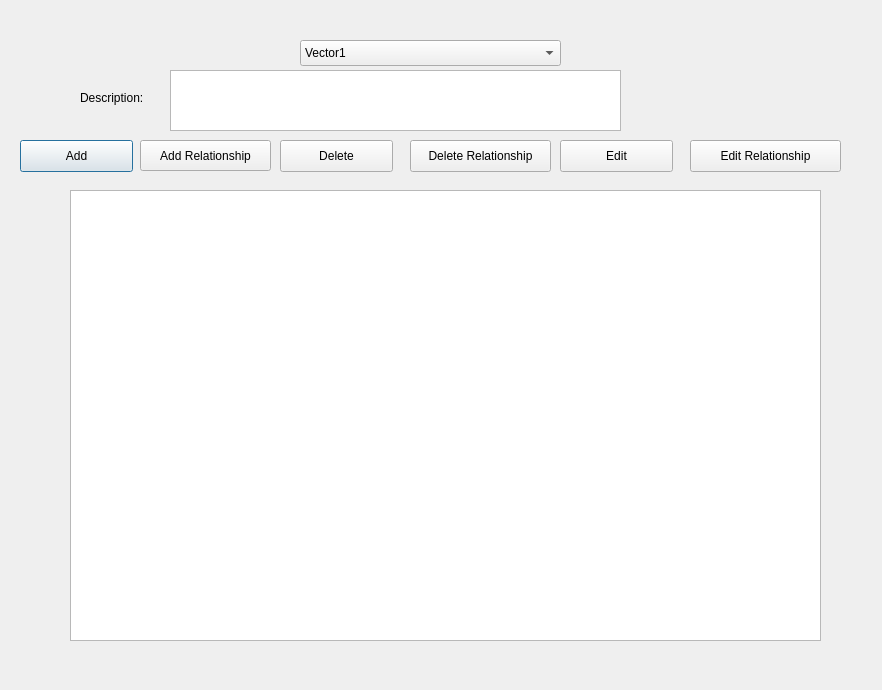
<?xml version="1.0" encoding="UTF-8"?>
<ui version="4.0">
 <class>Dialog</class>
 <widget class="QDialog" name="Dialog">
  <property name="geometry">
   <rect>
    <x>0</x>
    <y>0</y>
    <width>882</width>
    <height>690</height>
   </rect>
  </property>
  <property name="windowTitle">
   <string>Dialog</string>
  </property>
  <widget class="QComboBox" name="comboBox">
   <property name="geometry">
    <rect>
     <x>300</x>
     <y>40</y>
     <width>261</width>
     <height>26</height>
    </rect>
   </property>
   <item>
    <property name="text">
     <string>Vector1</string>
    </property>
   </item>
   <item>
    <property name="text">
     <string>Vector2</string>
    </property>
   </item>
   <item>
    <property name="text">
     <string>Vector3</string>
    </property>
   </item>
  </widget>
  <widget class="QPushButton" name="pushButton">
   <property name="geometry">
    <rect>
     <x>20</x>
     <y>140</y>
     <width>113</width>
     <height>32</height>
    </rect>
   </property>
   <property name="text">
    <string>Add</string>
   </property>
  </widget>
  <widget class="QPushButton" name="pushButton_2">
   <property name="geometry">
    <rect>
     <x>140</x>
     <y>140</y>
     <width>131</width>
     <height>31</height>
    </rect>
   </property>
   <property name="text">
    <string>Add Relationship</string>
   </property>
  </widget>
  <widget class="QPushButton" name="pushButton_3">
   <property name="geometry">
    <rect>
     <x>280</x>
     <y>140</y>
     <width>113</width>
     <height>32</height>
    </rect>
   </property>
   <property name="text">
    <string>Delete</string>
   </property>
  </widget>
  <widget class="QPushButton" name="pushButton_4">
   <property name="geometry">
    <rect>
     <x>410</x>
     <y>140</y>
     <width>141</width>
     <height>32</height>
    </rect>
   </property>
   <property name="text">
    <string>Delete Relationship</string>
   </property>
  </widget>
  <widget class="QPushButton" name="pushButton_5">
   <property name="geometry">
    <rect>
     <x>560</x>
     <y>140</y>
     <width>113</width>
     <height>32</height>
    </rect>
   </property>
   <property name="text">
    <string>Edit</string>
   </property>
  </widget>
  <widget class="QPushButton" name="pushButton_6">
   <property name="geometry">
    <rect>
     <x>690</x>
     <y>140</y>
     <width>151</width>
     <height>32</height>
    </rect>
   </property>
   <property name="text">
    <string>Edit Relationship</string>
   </property>
  </widget>
  <widget class="QLabel" name="label">
   <property name="geometry">
    <rect>
     <x>80</x>
     <y>90</y>
     <width>91</width>
     <height>16</height>
    </rect>
   </property>
   <property name="text">
    <string>Description:</string>
   </property>
  </widget>
  <widget class="QTextEdit" name="textEdit">
   <property name="geometry">
    <rect>
     <x>170</x>
     <y>70</y>
     <width>451</width>
     <height>61</height>
    </rect>
   </property>
  </widget>
  <widget class="QGraphicsView" name="graphicsView">
   <property name="geometry">
    <rect>
     <x>70</x>
     <y>190</y>
     <width>751</width>
     <height>451</height>
    </rect>
   </property>
  </widget>
 </widget>
 <resources/>
 <connections/>
</ui>
